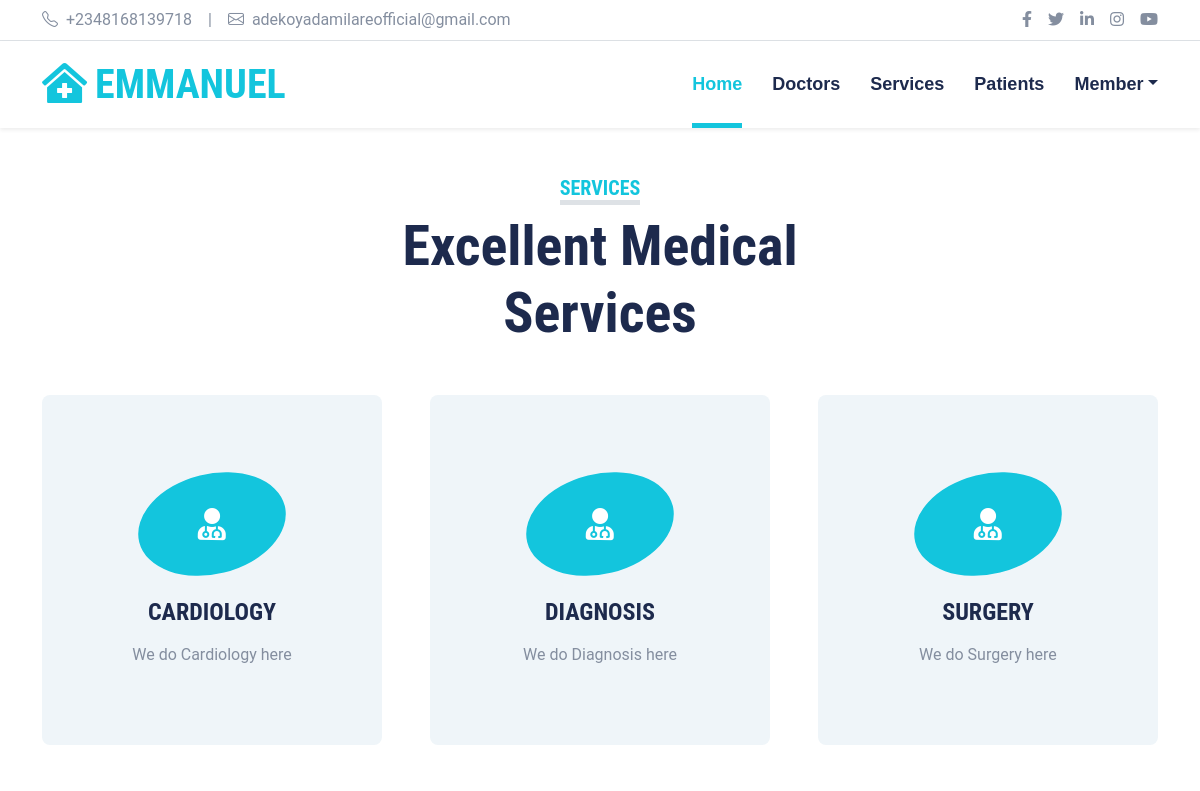
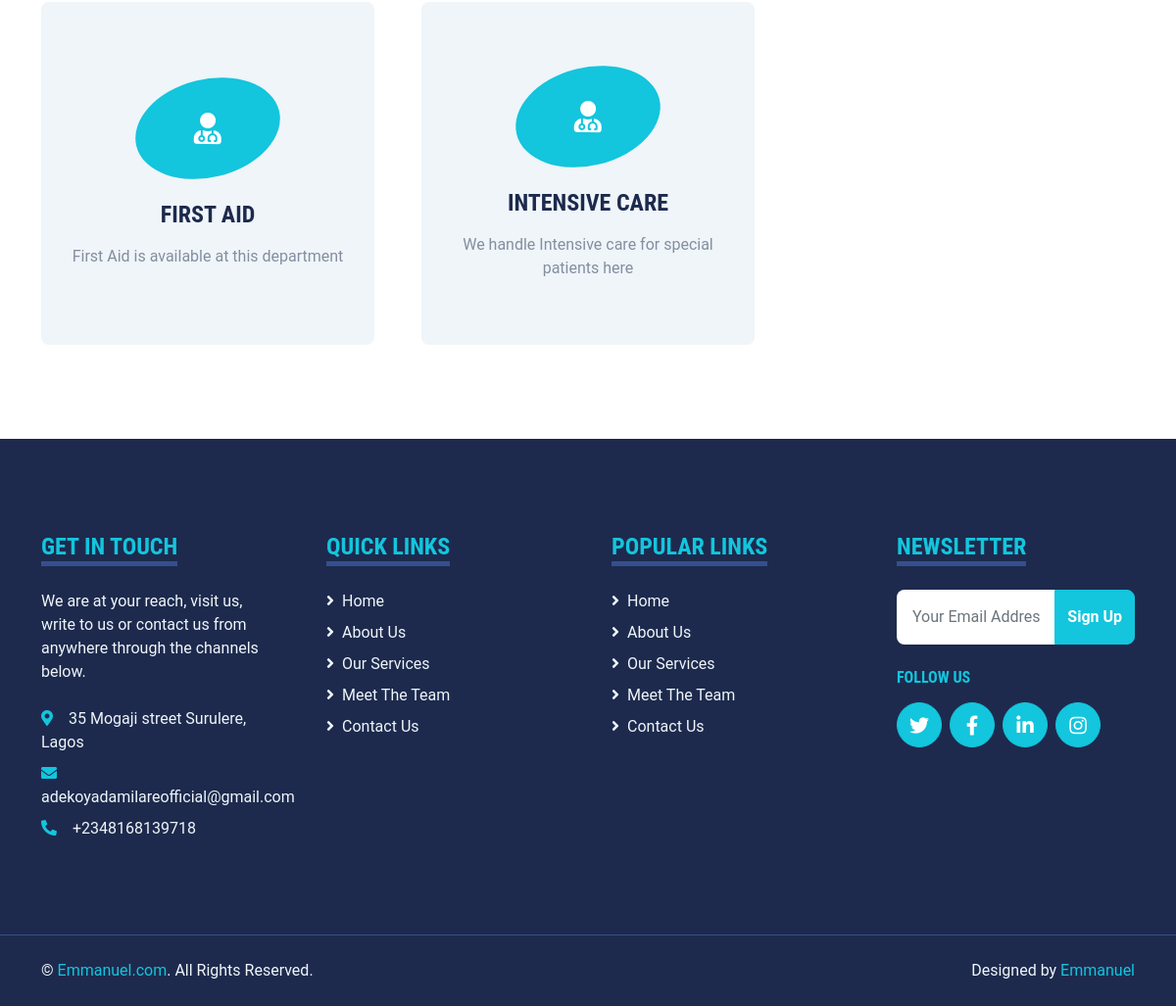
Page /hospital/departments on the committed database (2 pictures, top to bottom).
### web/models.py (models this page shows, shortened)
class Department(models.Model):
    service = models.CharField(choices=SERVICE_CHOICES, max_length=25)
    image = models.ImageField(upload_to='service_image')
    description = models.TextField()

### web/views.py (the view)
# urls.py: path('departments', DepartmentsPage , name='departments'),
def DepartmentsPage(request):
    departments = Department.objects.all()# request.POST("email") # OR request.POST.get["email"] OR request.POST.get("name")
    context = {
        'departments': departments
    }
    return render(request, "web/service.html", context)

### web/templates/web/service.html (shortened to what this page needs)
{% extends "web/index.html" %}
{% block content %}
<!DOCTYPE html>
<html lang="en">
<head>
</head>
<body>
    <div class="container-fluid py-5">
        <div class="container">
            <div class="text-center mx-auto mb-5" style="max-width: 500px;">
                <h5 class="d-inline-block text-primary text-uppercase border-bottom border-5">Services</h5>
                <h1 class="display-4">Excellent Medical Services</h1>
            </div>
            <div class="row g-5">
                {% for i in departments %}
                <div class="col-lg-4 col-md-6">
                    <div class="service-item bg-light rounded d-flex flex-column align-items-center justify-content-center text-center">
                        <div class="service-icon mb-4">
                            <i class="fa fa-2x fa-user-md text-white"></i>
                        </div>
                        <h4 class="mb-3">{{ i.service }}</h4>
                        <p class="m-0">{{ i.description }}</p>
                    </div>
                </div>
                {% endfor %}
            </div>
        </div>
    </div>
</body>
</html>
{% endblock content %}

### web/static/web/css/style.css (style rules this page uses)
:root { --primary: #13C5DD; --secondary: #354F8E; --light: #EFF5F9; --dark: #1D2A4D; }
.service-item { position: relative; height: 350px; padding: 0 30px; transition: .5s; }
.service-item .service-icon { width: 150px; height: 100px; display: flex; align-items: center; justify-content: center; background: var(--primary); border-radius: 50%; transform: rotate(-14deg); }
.service-item .service-icon i { transform: rotate(15deg); }

### rows in the picture
Department: service "CARDIOLOGY", description "We do Cardiology here"
Department: service "DIAGNOSIS", description "We do Diagnosis here"
Department: service "SURGERY", description "We do Surgery here"
Department: service "FIRST AID", description "First Aid is available at this department"
Department: service "INTENSIVE CARE", description "We handle Intensive care for special patients here"
